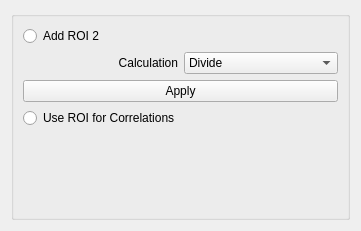
         <widget class="QWidget" name="page_8">
          <property name="geometry">
           <rect>
            <x>0</x>
            <y>0</y>
            <width>361</width>
            <height>231</height>
           </rect>
          </property>
          <attribute name="label">
           <string>Spectrum Calculations</string>
          </attribute>
          <layout class="QGridLayout" name="gridLayout_23">
           <item row="0" column="0">
            <widget class="QGroupBox" name="groupBox_7">
             <property name="title">
              <string/>
             </property>
             <layout class="QGridLayout" name="gridLayout_36">
              <item row="0" column="0">
               <widget class="QRadioButton" name="rb_math_roi">
                <property name="sizePolicy">
                 <sizepolicy hsizetype="Preferred" vsizetype="Fixed">
                  <horstretch>0</horstretch>
                  <verstretch>0</verstretch>
                 </sizepolicy>
                </property>
                <property name="text">
                 <string>Add ROI 2</string>
                </property>
                <property name="checkable">
                 <bool>true</bool>
                </property>
                <property name="checked">
                 <bool>false</bool>
                </property>
                <property name="autoExclusive">
                 <bool>false</bool>
                </property>
               </widget>
              </item>
              <item row="1" column="0">
               <layout class="QGridLayout" name="gridLayout_6">
                <item row="0" column="0">
                 <widget class="QLabel" name="label_13">
                  <property name="sizePolicy">
                   <sizepolicy hsizetype="Preferred" vsizetype="Fixed">
                    <horstretch>0</horstretch>
                    <verstretch>0</verstretch>
                   </sizepolicy>
                  </property>
                  <property name="text">
                   <string>Calculation</string>
                  </property>
                  <property name="alignment">
                   <set>Qt::AlignRight|Qt::AlignTrailing|Qt::AlignVCenter</set>
                  </property>
                 </widget>
                </item>
                <item row="0" column="1">
                 <widget class="QComboBox" name="cb_roi_operation">
                  <property name="sizePolicy">
                   <sizepolicy hsizetype="Preferred" vsizetype="Fixed">
                    <horstretch>0</horstretch>
                    <verstretch>0</verstretch>
                   </sizepolicy>
                  </property>
                  <item>
                   <property name="text">
                    <string>Divide</string>
                   </property>
                  </item>
                  <item>
                   <property name="text">
                    <string>Subtract</string>
                   </property>
                  </item>
                  <item>
                   <property name="text">
                    <string>Add</string>
                   </property>
                  </item>
                  <item>
                   <property name="text">
                    <string>Correlation Plot</string>
                   </property>
                  </item>
                 </widget>
                </item>
               </layout>
              </item>
              <item row="4" column="0">
               <spacer name="verticalSpacer_2">
                <property name="orientation">
                 <enum>Qt::Vertical</enum>
                </property>
                <property name="sizeHint" stdset="0">
                 <size>
                  <width>20</width>
                  <height>40</height>
                 </size>
                </property>
               </spacer>
              </item>
              <item row="2" column="0">
               <widget class="QPushButton" name="pb_apply_spec_calc">
                <property name="text">
                 <string>Apply</string>
                </property>
               </widget>
              </item>
              <item row="3" column="0">
               <widget class="QRadioButton" name="rb_roiRegionOnly">
                <property name="text">
                 <string>Use ROI for Correlations</string>
                </property>
               </widget>
              </item>
             </layout>
            </widget>
           </item>
          </layout>
         </widget>
